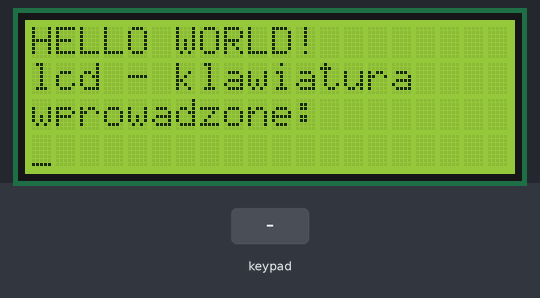
A sketch run on a simulated Arduino Mega 2560, built with avr-gcc and run on an emulated ATmega2560. Shown: 20×4 character LCD. The inputs (shaded band) are chosen by the test bench.

Above: at 1.2 s.
1.3 s: keypad keys 7 6 5 4 # pressed 0.4 s apart
At 3.6 s:
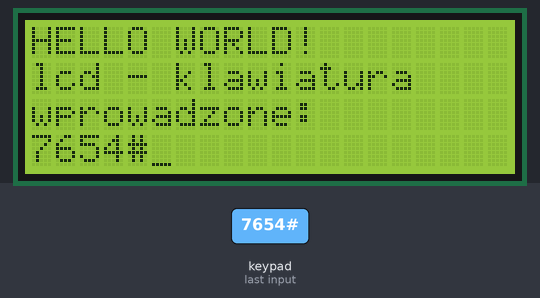
4.8 s: key 'A' pressed
At 6.0 s:
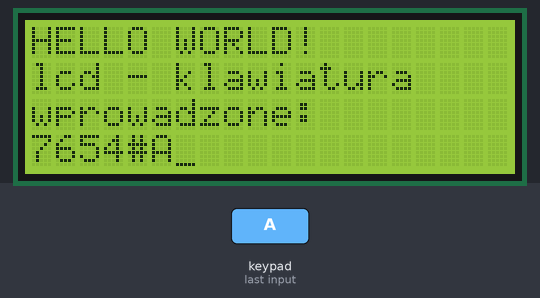
6.3 s: key 'B' pressed
At 7.5 s:
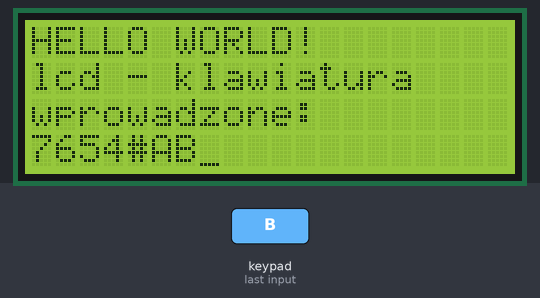
7.8 s: keypad keys 7 6 5 4 * pressed 0.4 s apart
At 9.9 s:
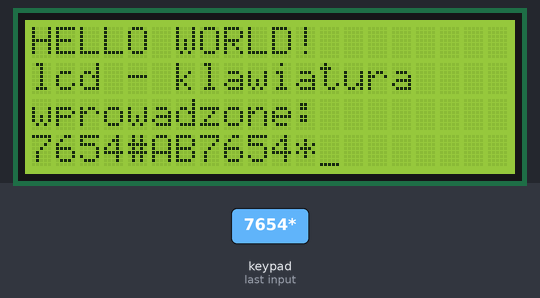
11.3 s: key 'C' pressed
At 12.4 s:
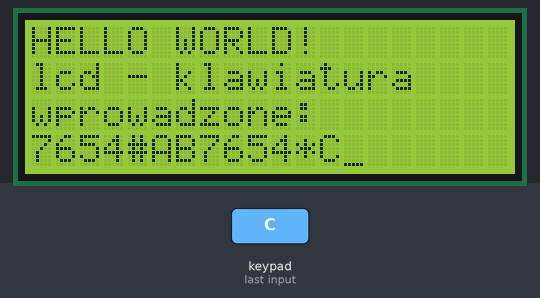
12.8 s: keypad keys 7 6 5 4 A pressed 0.4 s apart
At 15.8 s:
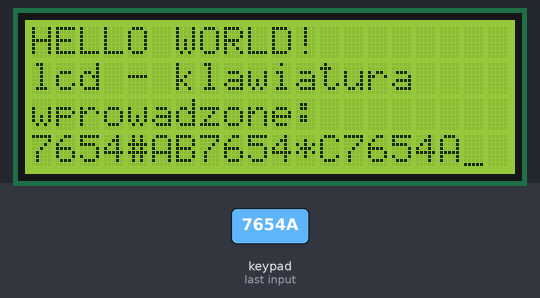
Timing chart, 0 to 17.3 s (numbered marks = the images above; inputs shaded):
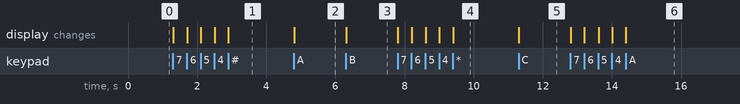

Measured:
- after the input at 1.3 s, the display: first changes at once (image 1 shows a later state)
- after the input at 4.8 s, the display: changes at once (image 2)
- after the input at 6.3 s, the display: changes at once (image 3)
- after the input at 7.8 s, the display: first changes at once (image 4 shows a later state)
- after the input at 11.3 s, the display: changes at once (image 5)
- after the input at 12.8 s, the display: first changes at once (image 6 shows a later state)

The sketch:

lcd_4x20_1.ino
```cpp
#include <Keypad.h>

#include <LiquidCrystal.h>


const byte ROWS = 4; //four rows
const byte COLS = 4; //four columns
//define the cymbols on the buttons of the keypads
char hexaKeys[ROWS][COLS] = {
  {'1','2','3','A'},
  {'4','5','6','B'},
  {'7','8','9','C'},
  {'*','0','#','D'}
};
byte rowPins[ROWS] = {7, 6, 5, 4}; //connect to the row pinouts of the keypad
byte colPins[COLS] = {3, 2, 11, 10}; //connect to the column pinouts of the keypad


Keypad customKeypad = Keypad( makeKeymap(hexaKeys), rowPins, colPins, ROWS, COLS);
LiquidCrystal lcd (46,48,38,36,34,32);

void setup()
{
  lcd.begin(20,4);
  lcd.cursor();
  Serial.begin(9600);

  lcd.clear();
  lcd.setCursor(0,0);
  lcd.print("HELLO WORLD!");
  lcd.setCursor(0,1);
  lcd.print("lcd - klawiatura");
  lcd.setCursor(0,2);
  lcd.print("wprowadzone: ");
  lcd.setCursor(0,3);


}
char lancuch[20]="";
int licznik = 0;
void loop()
{


  char customKey = customKeypad.getKey();
  if (customKey)
  {
    lcd.setCursor(0,3);
    lancuch[licznik] = customKey;
    ++licznik;
    if (licznik == 20)
    {
      licznik = 1;
      for (int i=0;i<20;++i)
        lancuch[i]=' ';
      //lancuch =
      lancuch[0] = customKey;

       lcd.clear();
       lcd.setCursor(0,0);
       lcd.print("HELLO WORLD!");
       lcd.setCursor(0,1);
       lcd.print("lcd - klawiatura");
       lcd.setCursor(0,2);
       lcd.print("wprowadzone: ");
       lcd.setCursor(0,3);


    }
    lcd.print(lancuch);
    delay(100);
  }


  //Serial.println(lancuch);


}
```
